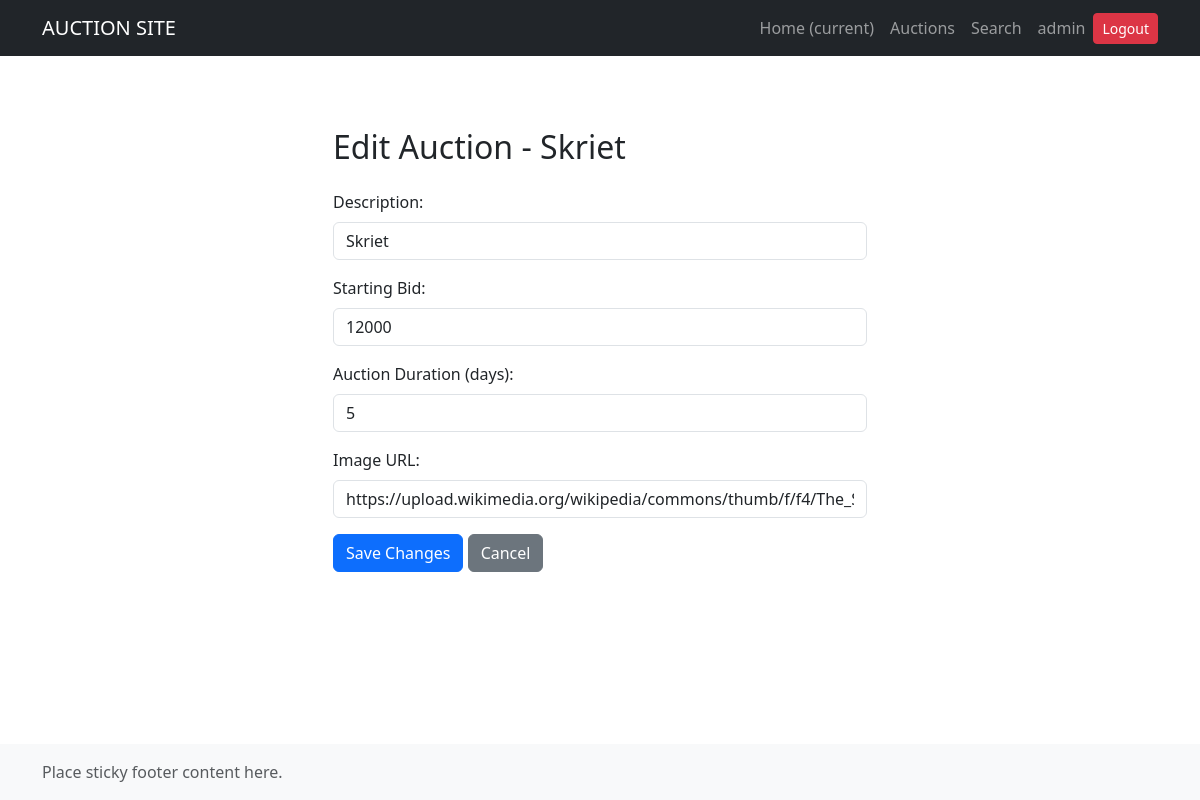
The page /admin/edit/1 (signed in) on the database as committed earlier.
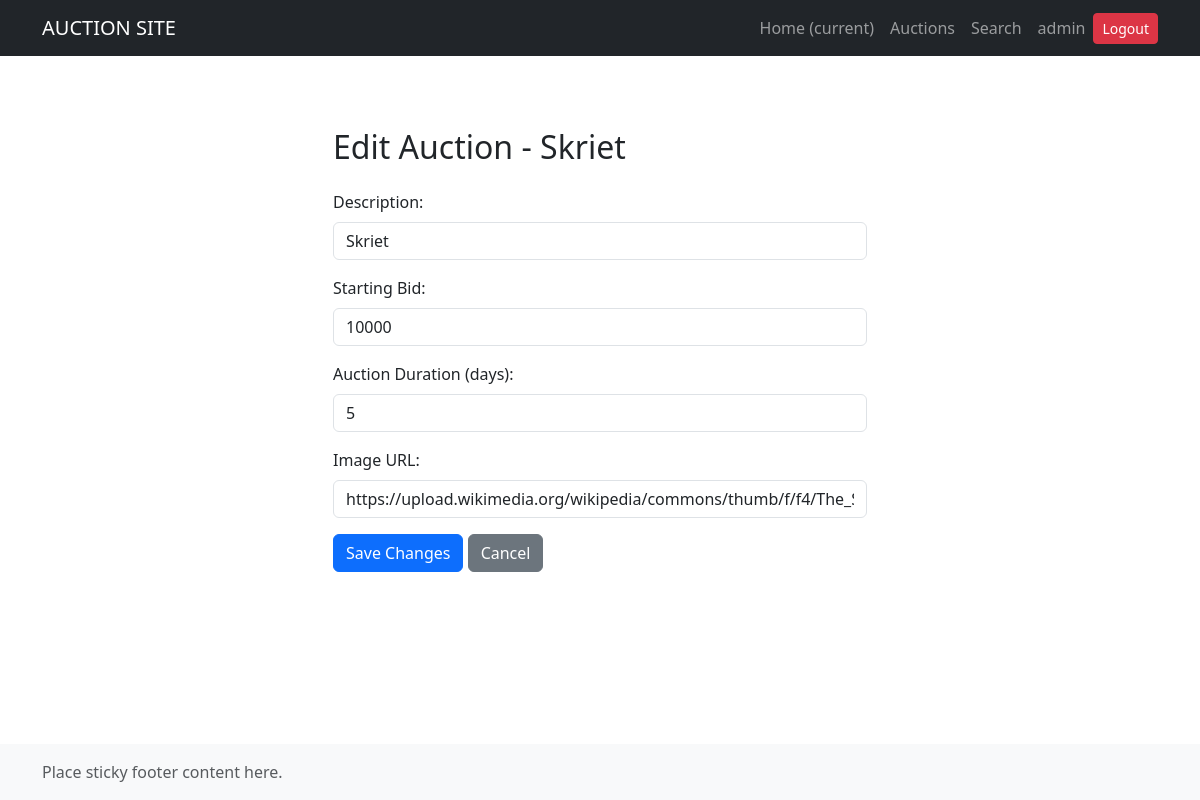
The same page on the database as committed later.
### app/myblueprints/login_bp/login_repository.py (models this page shows)
class User(UserMixin, Base):
    __tablename__ = 'users'
    id = Column(Integer, primary_key=True)
    username = Column(String(32), unique=True, nullable=False)
    email = Column(String(120), unique=True, nullable=False)
    password_hash = Column(String(128), nullable=False)
    role = Column(String, default='user')  # 'admin' if admin, 'superuser' if superuser (NOT CURRENTLY IN USE), 'user' otherwise
    @property
    def is_admin(self):
        return self.role == 'admin'

### app/myblueprints/auctions_bp_sqlalchemy/auction_repository.py (models this page shows)
class Auction(Base):
    __tablename__ = 'auctions'
    id = Column(Integer, primary_key=True)
    description = Column(String, nullable=False)
    starting_bid = Column(Integer, nullable=False)
    duration = Column(Integer, nullable=False)
    image_url = Column(String(128), nullable=True)
    likes = Column(Integer, default=0)
    dislikes = Column(Integer, default=0)
    bids = relationship("Bid", back_populates="auction", cascade="all, delete-orphan")

### app/myblueprints/auctions_bp_sqlalchemy/auctions_bp_sqlalchemy.py (the view)
@auctions_bp_sqlalchemy.route('/edit/<int:auction_id>', methods=['GET'])
@login_required
def edit_auction(auction_id):
    if not current_user.is_admin:
        flash("You must be logged in as admin to access this page.", "error")
        return redirect(url_for('login_bp.login'))
    auction = auctions_repo.find_by_id(auction_id)
    if auction:
        return render_template('edit_auction_form.html', auction=auction)
    else:
        return jsonify({"message": "Auction not found"}), 404

### app/flask_app.py (called while the page is built)
def skapa_app():
    app = Flask(__name__)
    bcrypt = Bcrypt(app)
    app.config['SECRET_KEY'] = '86cff1dfb45dcaec470c4b3dfcfe6ee6'   # Behöv för att sessions/inloggning ska vara säkert
    app.config['DB_URI'] = 'sqlite:///auctions_sqlalchemy.db'  # Databasens plats
    registrera_blueprints(app)
    create_routes(app)
    login_manager = LoginManager()
    login_manager.init_app(app)                     # Koppla till appen
    login_manager.login_view = 'login_bp.login'      # Var ska man hamna om man inte är inloggad?
    bcrypt = Bcrypt(app)
    @login_manager.user_loader
    def load_user(user_id):
        from .myblueprints.login_bp.login_repository import UserRepository
        user_repo = UserRepository()
        return user_repo.find_by_id(int(user_id))
    return app

### app/myblueprints/auctions_bp_sqlalchemy/auction_repository.py (called while the page is built)
    def find_by_id(self, auction_id: int) -> Optional[Auction]:
        with self.Session() as session:
            return session.query(Auction).filter_by(id=auction_id).first()

### app/myblueprints/login_bp/login_repository.py (called while the page is built)
    def get_all(self) -> List[User]:
        with self.Session() as session:
            users = session.query(User).all()
            return users

    def find_by_id(self, user_id: int) -> Optional[User]:
        with self.Session() as session:
            user = session.query(User).filter_by(id=user_id).first()
            return user

### app/myblueprints/auctions_bp_sqlalchemy/templates/edit_auction_form.html (shortened to what this page needs)
{% extends 'base_flask.html' %}
{% block content %}
<div class="container mt-5">
    <div class="row justify-content-center">
        <div class="col-md-6">
            <h2 class="mb-4">Edit Auction - {{ auction.description }}</h2>
            <form action="{{ url_for('auctions_bp_sqlalchemy.update_auction', auction_id=auction.id) }}" method="post">
                <div class="mb-3">
                    <label for="description" class="form-label">Description:</label>
                    <input type="text" class="form-control" id="description" name="description" value="{{ auction.description }}" readonly>
                </div>
                <div class="mb-3">
                    <label for="starting_bid" class="form-label">Starting Bid:</label>
                    <input type="number" class="form-control" id="starting_bid" name="starting_bid" value="{{ auction.starting_bid }}" required>
                </div>
                <div class="mb-3">
                    <label for="duration" class="form-label">Auction Duration (days):</label>
                    <input type="number" class="form-control" id="duration" name="duration" value="{{ auction.duration }}" required>
                </div>
                <div class="mb-3">
                    <label for="image_url" class="form-label">Image URL:</label>
                    <input type="text" class="form-control" id="image_url" name="image_url" value="{{ auction.image_url }}">
                </div>
                <button type="submit" class="btn btn-primary">Save Changes</button>
                <a href="{{ url_for('auctions_bp_sqlalchemy.get_all_auctions') }}" class="btn btn-secondary">Cancel</a>
            </form>
        </div>
    </div>
</div>
{% endblock %}

### app/templates/base_flask.html (shortened to what this page needs)
<!DOCTYPE html>
<html lang="sv">
  <head>
    <link
      href="https://cdn.jsdelivr.net/npm/bootstrap@5.3.8/dist/css/bootstrap.min.css"
      rel="stylesheet"
    />
    <link rel="stylesheet" href="https://cdn.jsdelivr.net/npm/bootstrap-icons@1.13.1/font/bootstrap-icons.min.css">
    <link rel="stylesheet" href="{{ url_for('static', filename='css/main.css') }}" />
  </head>
  <body class="d-flex flex-column min-vh-100">
    <header>
      <nav class="navbar navbar-expand-md navbar-dark bg-dark">
        <div class="container">
          <a class="navbar-brand" href="{{ url_for('index') }}">AUCTION SITE</a>
          <div class="collapse navbar-collapse" id="navbarsExample04">
            <ul class="navbar-nav ms-auto align-items-center">
              <li class="nav-item active">
                <a class="nav-link" href="{{ url_for('index') }}"
                  >Home <span class="sr-only">(current)</span></a
                >
              </li>
              <li class="nav-item">
                <a
                  class="nav-link"
                  href="{{ url_for('auctions_bp_sqlalchemy.get_all_auctions') }}"
                  >Auctions</a
                >
              </li>
              <li class="nav-item">
                <a
                  class="nav-link"
                  href="{{ url_for('search_bp.search_items') }}"
                  >Search</a
                >
              </li>
                {% if current_user.is_authenticated %}
                <li class="nav-item">
                <a class="nav-link" href="{{ url_for('login_bp.secret') }}">
                  {{ current_user.username }}
                </a>
                </li>
                <li class="nav-item">
                <a type="button"class="btn btn-danger btn-sm my-auto"
                  href="{{ url_for('login_bp.logout') }}">
                  Logout
                </a>
                </li>
                {% else %}
                <a class="nav-link" href="{{ url_for('login_bp.login') }}"
                  >Login</a
                >
                {% endif %}
            </ul>
          </div>
        </div>
      </nav>
    </header>
    <main class="container my-4">
       {% block content %}{% endblock %}
    </main>
    <footer class="footer mt-auto py-3 bg-body-tertiary">
      <div class="container">
        <span class="text-body-secondary"
          >Place sticky footer content here.</span
        >
      </div>
    </footer>
  </body>
</html>

Rows that differ between the two databases and show on the page:
changed Auction "Skriet": starting_bid "12000" → "10000"
